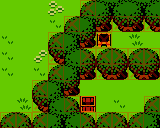

Tiled map render using the project's own tile images. Description and the whole map definition, tile-layer contents included, below:
An orthogonal 10x8 tile map with 16x16 px tiles, 3 tile layers (background, sprites, collision), 2 tilesets.

<map version="1.4" tiledversion="1.4.0" orientation="orthogonal" renderorder="right-down" width="10" height="8" tilewidth="16" tileheight="16" infinite="0" backgroundcolor="#c865ca00" nextlayerid="4" nextobjectid="1">
 <tileset firstgid="1" source="collision.tsx" />
 <tileset firstgid="2" source="overworld_gb.tsx" />
 <layer id="1" name="background" width="10" height="8">
  <data encoding="csv">
2,2,2,3,2,10,13,12,13,12,
2,2,2,5,10,13,15,14,15,14,
5,2,2,10,13,15,33,2,6,2,
5,2,4,14,12,11,10,11,10,11,
5,2,5,10,13,15,14,15,14,15,
2,2,10,13,15,2,2,2,2,2,
2,6,14,12,11,32,2,5,2,10,
10,11,10,13,12,11,10,11,10,13
</data>
 </layer>
 <layer id="2" name="sprites" width="10" height="8">
  <data encoding="csv">
0,0,0,0,0,0,0,0,0,0,
0,0,0,0,0,0,0,0,0,0,
0,0,0,0,0,0,0,0,0,0,
0,0,0,0,0,0,0,0,0,0,
0,0,0,0,0,0,0,0,0,0,
0,0,0,0,0,0,0,0,0,0,
0,0,0,0,0,0,0,0,0,0,
0,0,0,0,0,0,0,0,0,0
</data>
 </layer>
 <layer id="3" name="collision" width="10" height="8" opacity="0.3">
  <data encoding="csv">
0,0,0,0,0,1,0,0,0,0,
0,0,0,0,1,0,1,1,1,1,
0,0,0,1,0,1,1,0,0,0,
0,0,0,1,0,1,1,1,1,1,
0,0,0,1,0,1,1,1,1,1,
0,0,1,0,1,0,0,0,0,0,
0,0,1,0,1,1,0,0,0,1,
1,1,1,0,0,1,1,1,1,0
</data>
 </layer>
</map>